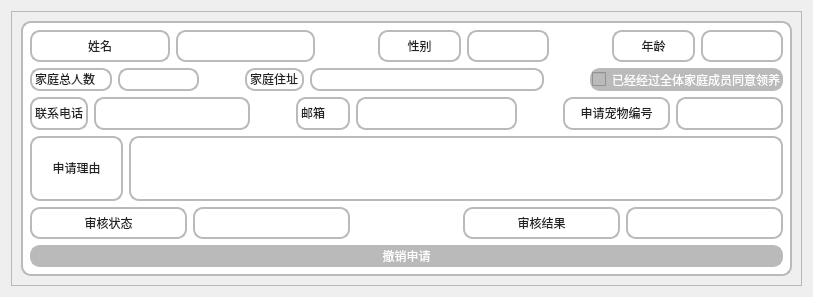
<?xml version="1.0" encoding="UTF-8"?>
<ui version="4.0">
 <class>Form</class>
 <widget class="QWidget" name="Form">
  <property name="geometry">
   <rect>
    <x>0</x>
    <y>0</y>
    <width>813</width>
    <height>297</height>
   </rect>
  </property>
  <property name="windowTitle">
   <string>Form</string>
  </property>
  <layout class="QHBoxLayout" name="horizontalLayout">
   <item>
    <widget class="QFrame" name="frame">
     <property name="styleSheet">
      <string notr="true"/>
     </property>
     <property name="frameShape">
      <enum>QFrame::StyledPanel</enum>
     </property>
     <property name="frameShadow">
      <enum>QFrame::Raised</enum>
     </property>
     <layout class="QHBoxLayout" name="horizontalLayout_15">
      <item>
       <widget class="QWidget" name="widget" native="true">
        <property name="styleSheet">
         <string notr="true">*{
	background-color: rgb(255, 255, 255);
	border:2px solid rgb(186,186,186);
	color: rgb(255, 254, 255);
	border-radius:10px

	


}</string>
        </property>
        <layout class="QVBoxLayout" name="verticalLayout" stretch="1,1,1,2,1,1">
         <item>
          <layout class="QHBoxLayout" name="horizontalLayout_11" stretch="5,1,3,1,3">
           <item>
            <layout class="QHBoxLayout" name="horizontalLayout_2">
             <item>
              <widget class="QLabel" name="label">
               <property name="text">
                <string>&lt;html&gt;&lt;head/&gt;&lt;body&gt;&lt;p&gt;&lt;span style=&quot; color:#222222;&quot;&gt;姓名&lt;/span&gt;&lt;/p&gt;&lt;/body&gt;&lt;/html&gt;</string>
               </property>
               <property name="alignment">
                <set>Qt::AlignCenter</set>
               </property>
              </widget>
             </item>
             <item>
              <widget class="QLabel" name="label_12">
               <property name="text">
                <string>TextLabel</string>
               </property>
              </widget>
             </item>
            </layout>
           </item>
           <item>
            <spacer name="horizontalSpacer">
             <property name="orientation">
              <enum>Qt::Horizontal</enum>
             </property>
             <property name="sizeHint" stdset="0">
              <size>
               <width>40</width>
               <height>20</height>
              </size>
             </property>
            </spacer>
           </item>
           <item>
            <layout class="QHBoxLayout" name="horizontalLayout_6">
             <item>
              <widget class="QLabel" name="label_6">
               <property name="text">
                <string>&lt;html&gt;&lt;head/&gt;&lt;body&gt;&lt;p&gt;&lt;span style=&quot; color:#222222;&quot;&gt;性别&lt;/span&gt;&lt;/p&gt;&lt;/body&gt;&lt;/html&gt;</string>
               </property>
               <property name="alignment">
                <set>Qt::AlignCenter</set>
               </property>
              </widget>
             </item>
             <item>
              <widget class="QLabel" name="label_13">
               <property name="text">
                <string>TextLabel</string>
               </property>
              </widget>
             </item>
            </layout>
           </item>
           <item>
            <spacer name="horizontalSpacer_2">
             <property name="orientation">
              <enum>Qt::Horizontal</enum>
             </property>
             <property name="sizeHint" stdset="0">
              <size>
               <width>40</width>
               <height>20</height>
              </size>
             </property>
            </spacer>
           </item>
           <item>
            <layout class="QHBoxLayout" name="horizontalLayout_8">
             <item>
              <widget class="QLabel" name="label_7">
               <property name="text">
                <string>&lt;html&gt;&lt;head/&gt;&lt;body&gt;&lt;p&gt;&lt;span style=&quot; color:#222222;&quot;&gt;年龄&lt;/span&gt;&lt;/p&gt;&lt;/body&gt;&lt;/html&gt;</string>
               </property>
               <property name="alignment">
                <set>Qt::AlignCenter</set>
               </property>
              </widget>
             </item>
             <item>
              <widget class="QLabel" name="label_14">
               <property name="text">
                <string>TextLabel</string>
               </property>
              </widget>
             </item>
            </layout>
           </item>
          </layout>
         </item>
         <item>
          <layout class="QHBoxLayout" name="horizontalLayout_10" stretch="2,0,4,2">
           <item>
            <layout class="QHBoxLayout" name="horizontalLayout_13">
             <item>
              <widget class="QLabel" name="label_9">
               <property name="text">
                <string>&lt;html&gt;&lt;head/&gt;&lt;body&gt;&lt;p&gt;&lt;span style=&quot; color:#222222;&quot;&gt;家庭总人数&lt;/span&gt;&lt;/p&gt;&lt;/body&gt;&lt;/html&gt;</string>
               </property>
              </widget>
             </item>
             <item>
              <widget class="QLabel" name="label_10">
               <property name="text">
                <string>TextLabel</string>
               </property>
              </widget>
             </item>
            </layout>
           </item>
           <item>
            <spacer name="horizontalSpacer_3">
             <property name="orientation">
              <enum>Qt::Horizontal</enum>
             </property>
             <property name="sizeHint" stdset="0">
              <size>
               <width>40</width>
               <height>20</height>
              </size>
             </property>
            </spacer>
           </item>
           <item>
            <layout class="QHBoxLayout" name="horizontalLayout_3" stretch="1,4,0">
             <item>
              <widget class="QLabel" name="label_2">
               <property name="text">
                <string>&lt;html&gt;&lt;head/&gt;&lt;body&gt;&lt;p&gt;&lt;span style=&quot; color:#222222;&quot;&gt;家庭住址&lt;/span&gt;&lt;/p&gt;&lt;/body&gt;&lt;/html&gt;</string>
               </property>
              </widget>
             </item>
             <item>
              <widget class="QLabel" name="label_11">
               <property name="text">
                <string>TextLabel</string>
               </property>
              </widget>
             </item>
             <item>
              <spacer name="horizontalSpacer_4">
               <property name="orientation">
                <enum>Qt::Horizontal</enum>
               </property>
               <property name="sizeHint" stdset="0">
                <size>
                 <width>40</width>
                 <height>20</height>
                </size>
               </property>
              </spacer>
             </item>
            </layout>
           </item>
           <item>
            <widget class="QCheckBox" name="checkBox">
             <property name="styleSheet">
              <string notr="true">background-color:rgb(186,186,186) ;
font: 9pt &quot;黑体&quot;;</string>
             </property>
             <property name="text">
              <string>已经经过全体家庭成员同意领养</string>
             </property>
            </widget>
           </item>
          </layout>
         </item>
         <item>
          <layout class="QHBoxLayout" name="horizontalLayout_12" stretch="1,0,1,0,1">
           <item>
            <layout class="QHBoxLayout" name="horizontalLayout_5" stretch="1,3">
             <item>
              <widget class="QLabel" name="label_4">
               <property name="text">
                <string>&lt;html&gt;&lt;head/&gt;&lt;body&gt;&lt;p&gt;&lt;span style=&quot; color:#222222;&quot;&gt;联系电话&lt;/span&gt;&lt;/p&gt;&lt;/body&gt;&lt;/html&gt;</string>
               </property>
              </widget>
             </item>
             <item>
              <widget class="QLabel" name="label_15">
               <property name="text">
                <string>TextLabel</string>
               </property>
              </widget>
             </item>
            </layout>
           </item>
           <item>
            <spacer name="horizontalSpacer_5">
             <property name="orientation">
              <enum>Qt::Horizontal</enum>
             </property>
             <property name="sizeHint" stdset="0">
              <size>
               <width>40</width>
               <height>20</height>
              </size>
             </property>
            </spacer>
           </item>
           <item>
            <layout class="QHBoxLayout" name="horizontalLayout_9" stretch="1,3">
             <item>
              <widget class="QLabel" name="label_8">
               <property name="text">
                <string>&lt;html&gt;&lt;head/&gt;&lt;body&gt;&lt;p&gt;&lt;span style=&quot; color:#222222;&quot;&gt;邮箱&lt;/span&gt;&lt;/p&gt;&lt;/body&gt;&lt;/html&gt;</string>
               </property>
              </widget>
             </item>
             <item>
              <widget class="QLabel" name="label_16">
               <property name="text">
                <string>TextLabel</string>
               </property>
              </widget>
             </item>
            </layout>
           </item>
           <item>
            <spacer name="horizontalSpacer_6">
             <property name="orientation">
              <enum>Qt::Horizontal</enum>
             </property>
             <property name="sizeHint" stdset="0">
              <size>
               <width>40</width>
               <height>20</height>
              </size>
             </property>
            </spacer>
           </item>
           <item>
            <layout class="QHBoxLayout" name="horizontalLayout_4">
             <item>
              <widget class="QLabel" name="label_3">
               <property name="text">
                <string>&lt;html&gt;&lt;head/&gt;&lt;body&gt;&lt;p&gt;&lt;span style=&quot; color:#222222;&quot;&gt;申请宠物编号&lt;/span&gt;&lt;/p&gt;&lt;/body&gt;&lt;/html&gt;</string>
               </property>
               <property name="alignment">
                <set>Qt::AlignCenter</set>
               </property>
              </widget>
             </item>
             <item>
              <widget class="QLabel" name="label_17">
               <property name="text">
                <string>TextLabel</string>
               </property>
              </widget>
             </item>
            </layout>
           </item>
          </layout>
         </item>
         <item>
          <layout class="QHBoxLayout" name="horizontalLayout_7" stretch="1,7">
           <item>
            <widget class="QLabel" name="label_5">
             <property name="text">
              <string>&lt;html&gt;&lt;head/&gt;&lt;body&gt;&lt;p&gt;&lt;span style=&quot; color:#222222;&quot;&gt;申请理由&lt;/span&gt;&lt;/p&gt;&lt;/body&gt;&lt;/html&gt;</string>
             </property>
             <property name="alignment">
              <set>Qt::AlignCenter</set>
             </property>
            </widget>
           </item>
           <item>
            <widget class="QLabel" name="label_18">
             <property name="text">
              <string>TextLabel</string>
             </property>
            </widget>
           </item>
          </layout>
         </item>
         <item>
          <layout class="QHBoxLayout" name="horizontalLayout_17" stretch="3,1,3">
           <item>
            <layout class="QHBoxLayout" name="horizontalLayout_14">
             <item>
              <widget class="QLabel" name="label_19">
               <property name="text">
                <string>&lt;html&gt;&lt;head/&gt;&lt;body&gt;&lt;p&gt;&lt;span style=&quot; color:#222222;&quot;&gt;审核状态&lt;/span&gt;&lt;/p&gt;&lt;/body&gt;&lt;/html&gt;</string>
               </property>
               <property name="alignment">
                <set>Qt::AlignCenter</set>
               </property>
              </widget>
             </item>
             <item>
              <widget class="QLabel" name="label_20">
               <property name="text">
                <string>TextLabel</string>
               </property>
              </widget>
             </item>
            </layout>
           </item>
           <item>
            <spacer name="horizontalSpacer_7">
             <property name="orientation">
              <enum>Qt::Horizontal</enum>
             </property>
             <property name="sizeHint" stdset="0">
              <size>
               <width>40</width>
               <height>20</height>
              </size>
             </property>
            </spacer>
           </item>
           <item>
            <layout class="QHBoxLayout" name="horizontalLayout_16">
             <item>
              <widget class="QLabel" name="label_21">
               <property name="text">
                <string>&lt;html&gt;&lt;head/&gt;&lt;body&gt;&lt;p&gt;&lt;span style=&quot; color:#222222;&quot;&gt;审核结果&lt;/span&gt;&lt;/p&gt;&lt;/body&gt;&lt;/html&gt;</string>
               </property>
               <property name="alignment">
                <set>Qt::AlignCenter</set>
               </property>
              </widget>
             </item>
             <item>
              <widget class="QLabel" name="label_22">
               <property name="text">
                <string>TextLabel</string>
               </property>
              </widget>
             </item>
            </layout>
           </item>
          </layout>
         </item>
         <item>
          <widget class="QPushButton" name="pushButton">
           <property name="styleSheet">
            <string notr="true">background-color: rgb(186,186,186);</string>
           </property>
           <property name="text">
            <string>撤销申请</string>
           </property>
          </widget>
         </item>
        </layout>
       </widget>
      </item>
     </layout>
    </widget>
   </item>
  </layout>
 </widget>
 <resources/>
 <connections/>
</ui>
